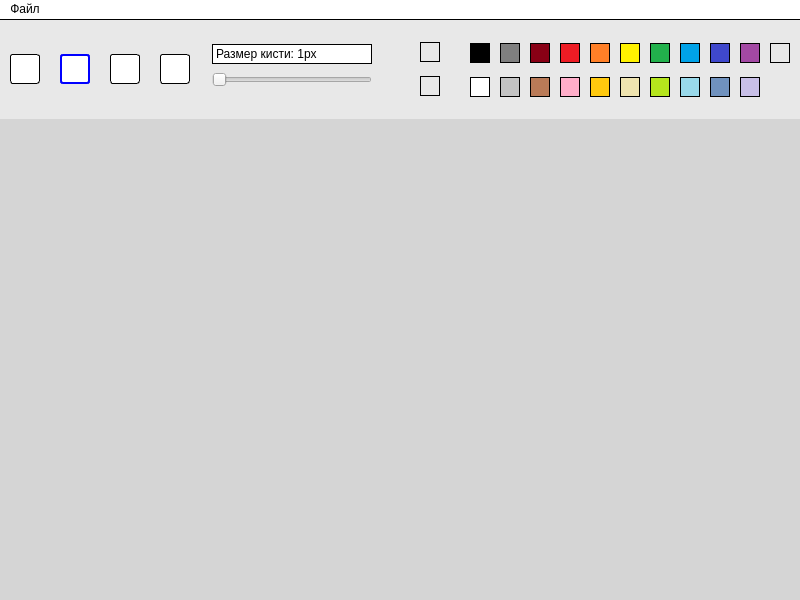
<?xml version="1.0" encoding="UTF-8"?>
<ui version="4.0">
 <class>MainWindow</class>
 <widget class="QMainWindow" name="MainWindow">
  <property name="geometry">
   <rect>
    <x>0</x>
    <y>0</y>
    <width>800</width>
    <height>600</height>
   </rect>
  </property>
  <property name="windowTitle">
   <string>MainWindow</string>
  </property>
  <property name="styleSheet">
   <string notr="true">background-color: rgb(213, 213, 213);
color: rgb(0, 0, 0);</string>
  </property>
  <widget class="QWidget" name="centralwidget">
   <layout class="QVBoxLayout" name="verticalLayout">
    <property name="spacing">
     <number>0</number>
    </property>
    <property name="leftMargin">
     <number>0</number>
    </property>
    <property name="topMargin">
     <number>0</number>
    </property>
    <property name="rightMargin">
     <number>0</number>
    </property>
    <item>
     <widget class="QGroupBox" name="tools">
      <property name="minimumSize">
       <size>
        <width>0</width>
        <height>100</height>
       </size>
      </property>
      <property name="maximumSize">
       <size>
        <width>16777215</width>
        <height>100</height>
       </size>
      </property>
      <property name="styleSheet">
       <string notr="true">border:none;
border-top: 1px solid black;
background-color: rgb(232, 232, 232);</string>
      </property>
      <property name="alignment">
       <set>Qt::AlignmentFlag::AlignCenter</set>
      </property>
      <property name="flat">
       <bool>true</bool>
      </property>
      <widget class="QPushButton" name="button_pencil">
       <property name="geometry">
        <rect>
         <x>60</x>
         <y>35</y>
         <width>30</width>
         <height>30</height>
        </rect>
       </property>
       <property name="sizePolicy">
        <sizepolicy hsizetype="Fixed" vsizetype="Fixed">
         <horstretch>0</horstretch>
         <verstretch>0</verstretch>
        </sizepolicy>
       </property>
       <property name="minimumSize">
        <size>
         <width>30</width>
         <height>30</height>
        </size>
       </property>
       <property name="maximumSize">
        <size>
         <width>30</width>
         <height>30</height>
        </size>
       </property>
       <property name="styleSheet">
        <string notr="true">border:2px solid blue;border-radius: 3px;background-color: rgb(255, 255, 255);</string>
       </property>
       <property name="icon">
        <iconset resource="resources.qrc">
         <normaloff>:/image/pencil.png</normaloff>:/image/pencil.png</iconset>
       </property>
       <property name="iconSize">
        <size>
         <width>25</width>
         <height>25</height>
        </size>
       </property>
      </widget>
      <widget class="QPushButton" name="button_eraser">
       <property name="geometry">
        <rect>
         <x>110</x>
         <y>35</y>
         <width>30</width>
         <height>30</height>
        </rect>
       </property>
       <property name="sizePolicy">
        <sizepolicy hsizetype="Fixed" vsizetype="Fixed">
         <horstretch>0</horstretch>
         <verstretch>0</verstretch>
        </sizepolicy>
       </property>
       <property name="minimumSize">
        <size>
         <width>30</width>
         <height>30</height>
        </size>
       </property>
       <property name="maximumSize">
        <size>
         <width>30</width>
         <height>30</height>
        </size>
       </property>
       <property name="styleSheet">
        <string notr="true">border-radius: 3px;
border:1px solid black;
background-color: rgb(255, 255, 255);</string>
       </property>
       <property name="icon">
        <iconset resource="resources.qrc">
         <normaloff>:/image/eraser.png</normaloff>:/image/eraser.png</iconset>
       </property>
       <property name="iconSize">
        <size>
         <width>25</width>
         <height>25</height>
        </size>
       </property>
      </widget>
      <widget class="QSlider" name="Slider_DrawSize">
       <property name="geometry">
        <rect>
         <x>212</x>
         <y>45</y>
         <width>160</width>
         <height>31</height>
        </rect>
       </property>
       <property name="styleSheet">
        <string notr="true">border: none;</string>
       </property>
       <property name="minimum">
        <number>1</number>
       </property>
       <property name="maximum">
        <number>100</number>
       </property>
       <property name="orientation">
        <enum>Qt::Orientation::Horizontal</enum>
       </property>
      </widget>
      <widget class="QLabel" name="label_DrawSize">
       <property name="geometry">
        <rect>
         <x>212</x>
         <y>25</y>
         <width>160</width>
         <height>20</height>
        </rect>
       </property>
       <property name="styleSheet">
        <string notr="true">border: 1px solid black;
background-color: white;</string>
       </property>
       <property name="text">
        <string>Размер кисти: 1px</string>
       </property>
      </widget>
      <widget class="QPushButton" name="FirstColor">
       <property name="geometry">
        <rect>
         <x>420</x>
         <y>23</y>
         <width>20</width>
         <height>20</height>
        </rect>
       </property>
       <property name="sizePolicy">
        <sizepolicy hsizetype="Fixed" vsizetype="Fixed">
         <horstretch>0</horstretch>
         <verstretch>0</verstretch>
        </sizepolicy>
       </property>
       <property name="minimumSize">
        <size>
         <width>20</width>
         <height>20</height>
        </size>
       </property>
       <property name="maximumSize">
        <size>
         <width>20</width>
         <height>20</height>
        </size>
       </property>
       <property name="styleSheet">
        <string notr="true">border: 1px solid black;</string>
       </property>
      </widget>
      <widget class="QPushButton" name="SecondColor">
       <property name="geometry">
        <rect>
         <x>420</x>
         <y>57</y>
         <width>20</width>
         <height>20</height>
        </rect>
       </property>
       <property name="sizePolicy">
        <sizepolicy hsizetype="Fixed" vsizetype="Fixed">
         <horstretch>0</horstretch>
         <verstretch>0</verstretch>
        </sizepolicy>
       </property>
       <property name="minimumSize">
        <size>
         <width>20</width>
         <height>20</height>
        </size>
       </property>
       <property name="maximumSize">
        <size>
         <width>20</width>
         <height>20</height>
        </size>
       </property>
       <property name="styleSheet">
        <string notr="true">border: 1px solid black;</string>
       </property>
      </widget>
      <widget class="QGroupBox" name="PaletteGroup">
       <property name="geometry">
        <rect>
         <x>460</x>
         <y>10</y>
         <width>340</width>
         <height>81</height>
        </rect>
       </property>
       <property name="styleSheet">
        <string notr="true">border:none;</string>
       </property>
       <layout class="QGridLayout" name="gridLayout">
        <property name="leftMargin">
         <number>10</number>
        </property>
        <property name="spacing">
         <number>10</number>
        </property>
        <item row="0" column="8">
         <widget class="QPushButton" name="Color_8">
          <property name="sizePolicy">
           <sizepolicy hsizetype="Fixed" vsizetype="Fixed">
            <horstretch>0</horstretch>
            <verstretch>0</verstretch>
           </sizepolicy>
          </property>
          <property name="minimumSize">
           <size>
            <width>20</width>
            <height>20</height>
           </size>
          </property>
          <property name="maximumSize">
           <size>
            <width>20</width>
            <height>20</height>
           </size>
          </property>
          <property name="contextMenuPolicy">
           <enum>Qt::ContextMenuPolicy::CustomContextMenu</enum>
          </property>
          <property name="styleSheet">
           <string notr="true">background-color: #00A2E8;border:1px solid black;</string>
          </property>
         </widget>
        </item>
        <item row="1" column="9">
         <widget class="QPushButton" name="Color_19">
          <property name="sizePolicy">
           <sizepolicy hsizetype="Fixed" vsizetype="Fixed">
            <horstretch>0</horstretch>
            <verstretch>0</verstretch>
           </sizepolicy>
          </property>
          <property name="minimumSize">
           <size>
            <width>20</width>
            <height>20</height>
           </size>
          </property>
          <property name="maximumSize">
           <size>
            <width>20</width>
            <height>20</height>
           </size>
          </property>
          <property name="contextMenuPolicy">
           <enum>Qt::ContextMenuPolicy::CustomContextMenu</enum>
          </property>
          <property name="styleSheet">
           <string notr="true">background-color: #7092BE;border:1px solid black;</string>
          </property>
         </widget>
        </item>
        <item row="0" column="10">
         <widget class="QPushButton" name="Color_10">
          <property name="sizePolicy">
           <sizepolicy hsizetype="Fixed" vsizetype="Fixed">
            <horstretch>0</horstretch>
            <verstretch>0</verstretch>
           </sizepolicy>
          </property>
          <property name="minimumSize">
           <size>
            <width>20</width>
            <height>20</height>
           </size>
          </property>
          <property name="maximumSize">
           <size>
            <width>20</width>
            <height>20</height>
           </size>
          </property>
          <property name="contextMenuPolicy">
           <enum>Qt::ContextMenuPolicy::CustomContextMenu</enum>
          </property>
          <property name="styleSheet">
           <string notr="true">background-color: #A349A4;border:1px solid black;</string>
          </property>
         </widget>
        </item>
        <item row="1" column="10">
         <widget class="QPushButton" name="Color_20">
          <property name="sizePolicy">
           <sizepolicy hsizetype="Fixed" vsizetype="Fixed">
            <horstretch>0</horstretch>
            <verstretch>0</verstretch>
           </sizepolicy>
          </property>
          <property name="minimumSize">
           <size>
            <width>20</width>
            <height>20</height>
           </size>
          </property>
          <property name="maximumSize">
           <size>
            <width>20</width>
            <height>20</height>
           </size>
          </property>
          <property name="contextMenuPolicy">
           <enum>Qt::ContextMenuPolicy::CustomContextMenu</enum>
          </property>
          <property name="styleSheet">
           <string notr="true">background-color: #C8BFE7;border:1px solid black;</string>
          </property>
         </widget>
        </item>
        <item row="1" column="1">
         <widget class="QPushButton" name="Color_11">
          <property name="sizePolicy">
           <sizepolicy hsizetype="Fixed" vsizetype="Fixed">
            <horstretch>0</horstretch>
            <verstretch>0</verstretch>
           </sizepolicy>
          </property>
          <property name="minimumSize">
           <size>
            <width>20</width>
            <height>20</height>
           </size>
          </property>
          <property name="maximumSize">
           <size>
            <width>20</width>
            <height>20</height>
           </size>
          </property>
          <property name="contextMenuPolicy">
           <enum>Qt::ContextMenuPolicy::CustomContextMenu</enum>
          </property>
          <property name="styleSheet">
           <string notr="true">background-color: #FFFFFF;border:1px solid black;</string>
          </property>
         </widget>
        </item>
        <item row="0" column="3">
         <widget class="QPushButton" name="Color_3">
          <property name="sizePolicy">
           <sizepolicy hsizetype="Fixed" vsizetype="Fixed">
            <horstretch>0</horstretch>
            <verstretch>0</verstretch>
           </sizepolicy>
          </property>
          <property name="minimumSize">
           <size>
            <width>20</width>
            <height>20</height>
           </size>
          </property>
          <property name="maximumSize">
           <size>
            <width>20</width>
            <height>20</height>
           </size>
          </property>
          <property name="contextMenuPolicy">
           <enum>Qt::ContextMenuPolicy::CustomContextMenu</enum>
          </property>
          <property name="styleSheet">
           <string notr="true">background-color: #880015;border:1px solid black;</string>
          </property>
         </widget>
        </item>
        <item row="1" column="6">
         <widget class="QPushButton" name="Color_16">
          <property name="sizePolicy">
           <sizepolicy hsizetype="Fixed" vsizetype="Fixed">
            <horstretch>0</horstretch>
            <verstretch>0</verstretch>
           </sizepolicy>
          </property>
          <property name="minimumSize">
           <size>
            <width>20</width>
            <height>20</height>
           </size>
          </property>
          <property name="maximumSize">
           <size>
            <width>20</width>
            <height>20</height>
           </size>
          </property>
          <property name="contextMenuPolicy">
           <enum>Qt::ContextMenuPolicy::CustomContextMenu</enum>
          </property>
          <property name="styleSheet">
           <string notr="true">background-color: #EFE4B0;border:1px solid black;</string>
          </property>
         </widget>
        </item>
        <item row="1" column="7">
         <widget class="QPushButton" name="Color_17">
          <property name="sizePolicy">
           <sizepolicy hsizetype="Fixed" vsizetype="Fixed">
            <horstretch>0</horstretch>
            <verstretch>0</verstretch>
           </sizepolicy>
          </property>
          <property name="minimumSize">
           <size>
            <width>20</width>
            <height>20</height>
           </size>
          </property>
          <property name="maximumSize">
           <size>
            <width>20</width>
            <height>20</height>
           </size>
          </property>
          <property name="contextMenuPolicy">
           <enum>Qt::ContextMenuPolicy::CustomContextMenu</enum>
          </property>
          <property name="styleSheet">
           <string notr="true">background-color: #B5E61D;border:1px solid black;</string>
          </property>
         </widget>
        </item>
        <item row="0" column="5">
         <widget class="QPushButton" name="Color_5">
          <property name="sizePolicy">
           <sizepolicy hsizetype="Fixed" vsizetype="Fixed">
            <horstretch>0</horstretch>
            <verstretch>0</verstretch>
           </sizepolicy>
          </property>
          <property name="minimumSize">
           <size>
            <width>20</width>
            <height>20</height>
           </size>
          </property>
          <property name="maximumSize">
           <size>
            <width>20</width>
            <height>20</height>
           </size>
          </property>
          <property name="contextMenuPolicy">
           <enum>Qt::ContextMenuPolicy::CustomContextMenu</enum>
          </property>
          <property name="styleSheet">
           <string notr="true">background-color: #FF7F27;border:1px solid black;</string>
          </property>
         </widget>
        </item>
        <item row="1" column="2">
         <widget class="QPushButton" name="Color_12">
          <property name="sizePolicy">
           <sizepolicy hsizetype="Fixed" vsizetype="Fixed">
            <horstretch>0</horstretch>
            <verstretch>0</verstretch>
           </sizepolicy>
          </property>
          <property name="minimumSize">
           <size>
            <width>20</width>
            <height>20</height>
           </size>
          </property>
          <property name="maximumSize">
           <size>
            <width>20</width>
            <height>20</height>
           </size>
          </property>
          <property name="contextMenuPolicy">
           <enum>Qt::ContextMenuPolicy::CustomContextMenu</enum>
          </property>
          <property name="styleSheet">
           <string notr="true">background-color: #C3C3C3;border:1px solid black;</string>
          </property>
         </widget>
        </item>
        <item row="1" column="3">
         <widget class="QPushButton" name="Color_13">
          <property name="sizePolicy">
           <sizepolicy hsizetype="Fixed" vsizetype="Fixed">
            <horstretch>0</horstretch>
            <verstretch>0</verstretch>
           </sizepolicy>
          </property>
          <property name="minimumSize">
           <size>
            <width>20</width>
            <height>20</height>
           </size>
          </property>
          <property name="maximumSize">
           <size>
            <width>20</width>
            <height>20</height>
           </size>
          </property>
          <property name="contextMenuPolicy">
           <enum>Qt::ContextMenuPolicy::CustomContextMenu</enum>
          </property>
          <property name="styleSheet">
           <string notr="true">background-color: #B97A57;border:1px solid black;</string>
          </property>
         </widget>
        </item>
        <item row="0" column="9">
         <widget class="QPushButton" name="Color_9">
          <property name="sizePolicy">
           <sizepolicy hsizetype="Fixed" vsizetype="Fixed">
            <horstretch>0</horstretch>
            <verstretch>0</verstretch>
           </sizepolicy>
          </property>
          <property name="minimumSize">
           <size>
            <width>20</width>
            <height>20</height>
           </size>
          </property>
          <property name="maximumSize">
           <size>
            <width>20</width>
            <height>20</height>
           </size>
          </property>
          <property name="contextMenuPolicy">
           <enum>Qt::ContextMenuPolicy::CustomContextMenu</enum>
          </property>
          <property name="styleSheet">
           <string notr="true">background-color: #3F48CC;border:1px solid black;</string>
          </property>
         </widget>
        </item>
        <item row="1" column="5">
         <widget class="QPushButton" name="Color_15">
          <property name="sizePolicy">
           <sizepolicy hsizetype="Fixed" vsizetype="Fixed">
            <horstretch>0</horstretch>
            <verstretch>0</verstretch>
           </sizepolicy>
          </property>
          <property name="minimumSize">
           <size>
            <width>20</width>
            <height>20</height>
           </size>
          </property>
          <property name="maximumSize">
           <size>
            <width>20</width>
            <height>20</height>
           </size>
          </property>
          <property name="contextMenuPolicy">
           <enum>Qt::ContextMenuPolicy::CustomContextMenu</enum>
          </property>
          <property name="styleSheet">
           <string notr="true">background-color: #FFC90E;border:1px solid black;</string>
          </property>
         </widget>
        </item>
        <item row="0" column="4">
         <widget class="QPushButton" name="Color_4">
          <property name="sizePolicy">
           <sizepolicy hsizetype="Fixed" vsizetype="Fixed">
            <horstretch>0</horstretch>
            <verstretch>0</verstretch>
           </sizepolicy>
          </property>
          <property name="minimumSize">
           <size>
            <width>20</width>
            <height>20</height>
           </size>
          </property>
          <property name="maximumSize">
           <size>
            <width>20</width>
            <height>20</height>
           </size>
          </property>
          <property name="contextMenuPolicy">
           <enum>Qt::ContextMenuPolicy::CustomContextMenu</enum>
          </property>
          <property name="styleSheet">
           <string notr="true">background-color: #ED1C24;border:1px solid black;</string>
          </property>
         </widget>
        </item>
        <item row="0" column="7">
         <widget class="QPushButton" name="Color_7">
          <property name="sizePolicy">
           <sizepolicy hsizetype="Fixed" vsizetype="Fixed">
            <horstretch>0</horstretch>
            <verstretch>0</verstretch>
           </sizepolicy>
          </property>
          <property name="minimumSize">
           <size>
            <width>20</width>
            <height>20</height>
           </size>
          </property>
          <property name="maximumSize">
           <size>
            <width>20</width>
            <height>20</height>
           </size>
          </property>
          <property name="contextMenuPolicy">
           <enum>Qt::ContextMenuPolicy::CustomContextMenu</enum>
          </property>
          <property name="styleSheet">
           <string notr="true">background-color: #22B14C;border:1px solid black;</string>
          </property>
         </widget>
        </item>
        <item row="0" column="1">
         <widget class="QPushButton" name="Color_1">
          <property name="sizePolicy">
           <sizepolicy hsizetype="Fixed" vsizetype="Fixed">
            <horstretch>0</horstretch>
            <verstretch>0</verstretch>
           </sizepolicy>
          </property>
          <property name="minimumSize">
           <size>
            <width>20</width>
            <height>20</height>
           </size>
          </property>
          <property name="maximumSize">
           <size>
            <width>20</width>
            <height>20</height>
           </size>
          </property>
          <property name="contextMenuPolicy">
           <enum>Qt::ContextMenuPolicy::CustomContextMenu</enum>
          </property>
          <property name="styleSheet">
           <string notr="true">background-color: #000000;border:1px solid black;</string>
          </property>
         </widget>
        </item>
        <item row="1" column="8">
         <widget class="QPushButton" name="Color_18">
          <property name="sizePolicy">
           <sizepolicy hsizetype="Fixed" vsizetype="Fixed">
            <horstretch>0</horstretch>
            <verstretch>0</verstretch>
           </sizepolicy>
          </property>
          <property name="minimumSize">
           <size>
            <width>20</width>
            <height>20</height>
           </size>
          </property>
          <property name="maximumSize">
           <size>
            <width>20</width>
            <height>20</height>
           </size>
          </property>
          <property name="contextMenuPolicy">
           <enum>Qt::ContextMenuPolicy::CustomContextMenu</enum>
          </property>
          <property name="styleSheet">
           <string notr="true">background-color: #99D9EA;border:1px solid black;</string>
          </property>
         </widget>
        </item>
        <item row="0" column="6">
         <widget class="QPushButton" name="Color_6">
          <property name="sizePolicy">
           <sizepolicy hsizetype="Fixed" vsizetype="Fixed">
            <horstretch>0</horstretch>
            <verstretch>0</verstretch>
           </sizepolicy>
          </property>
          <property name="minimumSize">
           <size>
            <width>20</width>
            <height>20</height>
           </size>
          </property>
          <property name="maximumSize">
           <size>
            <width>20</width>
            <height>20</height>
           </size>
          </property>
          <property name="contextMenuPolicy">
           <enum>Qt::ContextMenuPolicy::CustomContextMenu</enum>
          </property>
          <property name="styleSheet">
           <string notr="true">background-color: #FFF200;border:1px solid black;</string>
          </property>
         </widget>
        </item>
        <item row="0" column="2">
         <widget class="QPushButton" name="Color_2">
          <property name="sizePolicy">
           <sizepolicy hsizetype="Fixed" vsizetype="Fixed">
            <horstretch>0</horstretch>
            <verstretch>0</verstretch>
           </sizepolicy>
          </property>
          <property name="minimumSize">
           <size>
            <width>20</width>
            <height>20</height>
           </size>
          </property>
          <property name="maximumSize">
           <size>
            <width>20</width>
            <height>20</height>
           </size>
          </property>
          <property name="contextMenuPolicy">
           <enum>Qt::ContextMenuPolicy::CustomContextMenu</enum>
          </property>
          <property name="styleSheet">
           <string notr="true">background-color: #7F7F7F;border:1px solid black;</string>
          </property>
         </widget>
        </item>
        <item row="1" column="4">
         <widget class="QPushButton" name="Color_14">
          <property name="sizePolicy">
           <sizepolicy hsizetype="Fixed" vsizetype="Fixed">
            <horstretch>0</horstretch>
            <verstretch>0</verstretch>
           </sizepolicy>
          </property>
          <property name="minimumSize">
           <size>
            <width>20</width>
            <height>20</height>
           </size>
          </property>
          <property name="maximumSize">
           <size>
            <width>20</width>
            <height>20</height>
           </size>
          </property>
          <property name="contextMenuPolicy">
           <enum>Qt::ContextMenuPolicy::CustomContextMenu</enum>
          </property>
          <property name="styleSheet">
           <string notr="true">background-color: #FFAEC9;border:1px solid black;</string>
          </property>
         </widget>
        </item>
        <item row="0" column="11">
         <widget class="QPushButton" name="Color_21">
          <property name="sizePolicy">
           <sizepolicy hsizetype="Fixed" vsizetype="Fixed">
            <horstretch>0</horstretch>
            <verstretch>0</verstretch>
           </sizepolicy>
          </property>
          <property name="minimumSize">
           <size>
            <width>20</width>
            <height>20</height>
           </size>
          </property>
          <property name="maximumSize">
           <size>
            <width>20</width>
            <height>20</height>
           </size>
          </property>
          <property name="contextMenuPolicy">
           <enum>Qt::ContextMenuPolicy::CustomContextMenu</enum>
          </property>
          <property name="styleSheet">
           <string notr="true">border:1px solid black;
background-image: url(:/image/Background_transparent.png);</string>
          </property>
         </widget>
        </item>
       </layout>
      </widget>
      <widget class="QPushButton" name="button_fill">
       <property name="geometry">
        <rect>
         <x>10</x>
         <y>35</y>
         <width>30</width>
         <height>30</height>
        </rect>
       </property>
       <property name="sizePolicy">
        <sizepolicy hsizetype="Fixed" vsizetype="Fixed">
         <horstretch>0</horstretch>
         <verstretch>0</verstretch>
        </sizepolicy>
       </property>
       <property name="minimumSize">
        <size>
         <width>30</width>
         <height>30</height>
        </size>
       </property>
       <property name="maximumSize">
        <size>
         <width>30</width>
         <height>30</height>
        </size>
       </property>
       <property name="styleSheet">
        <string notr="true">border-radius: 3px;
border:1px solid black;background-color: rgb(255, 255, 255);</string>
       </property>
       <property name="icon">
        <iconset resource="resources.qrc">
         <normaloff>:/image/bucket.png</normaloff>:/image/bucket.png</iconset>
       </property>
       <property name="iconSize">
        <size>
         <width>25</width>
         <height>25</height>
        </size>
       </property>
      </widget>
      <widget class="QPushButton" name="button_upscale">
       <property name="geometry">
        <rect>
         <x>160</x>
         <y>35</y>
         <width>30</width>
         <height>30</height>
        </rect>
       </property>
       <property name="sizePolicy">
        <sizepolicy hsizetype="Fixed" vsizetype="Fixed">
         <horstretch>0</horstretch>
         <verstretch>0</verstretch>
        </sizepolicy>
       </property>
       <property name="minimumSize">
        <size>
         <width>30</width>
         <height>30</height>
        </size>
       </property>
       <property name="maximumSize">
        <size>
         <width>30</width>
         <height>30</height>
        </size>
       </property>
       <property name="contextMenuPolicy">
        <enum>Qt::ContextMenuPolicy::CustomContextMenu</enum>
       </property>
       <property name="styleSheet">
        <string notr="true">border-radius: 3px;
border:1px solid black;
background-color: rgb(255, 255, 255);</string>
       </property>
       <property name="icon">
        <iconset resource="resources.qrc">
         <normaloff>:/image/upscale.png</normaloff>:/image/upscale.png</iconset>
       </property>
       <property name="iconSize">
        <size>
         <width>30</width>
         <height>30</height>
        </size>
       </property>
      </widget>
     </widget>
    </item>
    <item>
     <widget class="QScrollArea" name="PaintArea">
      <property name="styleSheet">
       <string notr="true">QScrollArea {
border:none;
}
QScrollBar:vertical {
    border:none;
    background: #f0f0f0; /* Цвет фона */
    width: 12px; /* Ширина скроллбара */
}

QScrollBar::handle:vertical {
    background: #b0b0b0; /* Цвет ползунка */
    min-height: 20px; /* Минимальная высота ползунка */
}

QScrollBar::handle:vertical:hover {
    background: #a0a0a0; /* Цвет ползунка при наведении */
}

QScrollBar::add-line:vertical, QScrollBar::sub-line:vertical {
    background: none; /* Убираем фоновый цвет для стрелок */
}

QScrollBar::add-page:vertical, QScrollBar::sub-page:vertical {
    background: none; /* Убираем фоновый цвет для страниц */
}

QScrollBar:horizontal {
    border:none;
    background: #f0f0f0; /* Цвет фона */
    height: 12px; /* Высота скроллбара */
}

QScrollBar::handle:horizontal {
    background: #b0b0b0; /* Цвет ползунка */
    min-width: 20px; /* Минимальная ширина ползунка */
}

QScrollBar::handle:horizontal:hover {
    background: #a0a0a0; /* Цвет ползунка при наведении */
}

QScrollBar::add-line:horizontal, QScrollBar::sub-line:horizontal {
    background: none; /* Убираем фоновый цвет для стрелок */
}

QScrollBar::add-page:horizontal, QScrollBar::sub-page:horizontal {
    background: none; /* Убираем фоновый цвет для страниц */
}</string>
      </property>
      <property name="widgetResizable">
       <bool>true</bool>
      </property>
      <property name="alignment">
       <set>Qt::AlignmentFlag::AlignCenter</set>
      </property>
      <widget class="QWidget" name="PaintAreaWidget">
       <property name="geometry">
        <rect>
         <x>0</x>
         <y>0</y>
         <width>800</width>
         <height>448</height>
        </rect>
       </property>
      </widget>
     </widget>
    </item>
   </layout>
  </widget>
  <widget class="QMenuBar" name="menubar">
   <property name="geometry">
    <rect>
     <x>0</x>
     <y>0</y>
     <width>800</width>
     <height>21</height>
    </rect>
   </property>
   <property name="styleSheet">
    <string notr="true">background-color: white;</string>
   </property>
   <widget class="QMenu" name="menu_File">
    <property name="styleSheet">
     <string notr="true">background-color:rgb(231, 231, 231);
border: 1px solid rgb(208, 208, 208);</string>
    </property>
    <property name="title">
     <string>Файл</string>
    </property>
    <addaction name="action_Open"/>
    <addaction name="action_Save"/>
    <addaction name="action_SaveAs"/>
   </widget>
   <addaction name="menu_File"/>
  </widget>
  <widget class="QStatusBar" name="statusbar"/>
  <action name="action_Open">
   <property name="text">
    <string>Открыть</string>
   </property>
  </action>
  <action name="action_Save">
   <property name="text">
    <string>Сохранить</string>
   </property>
  </action>
  <action name="action_SaveAs">
   <property name="text">
    <string>Сохранить как</string>
   </property>
  </action>
 </widget>
 <resources>
  <include location="resources.qrc"/>
 </resources>
 <connections/>
</ui>
